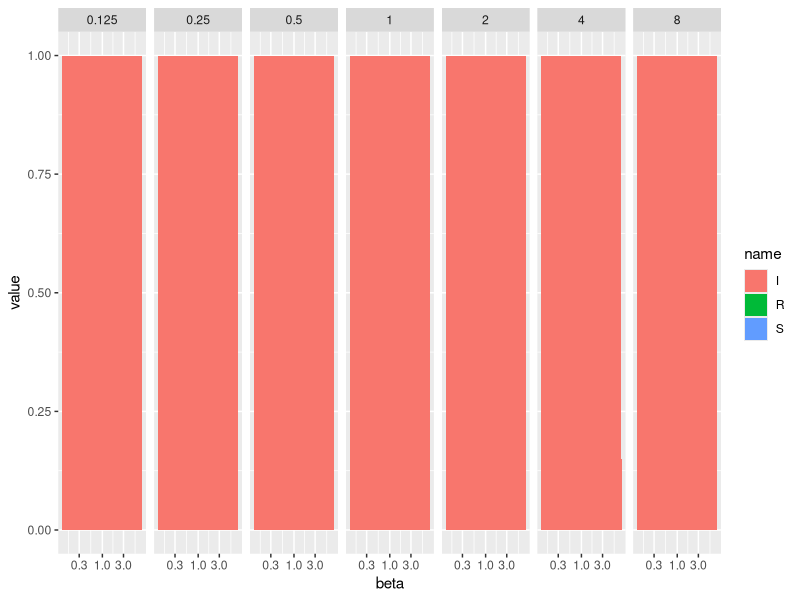
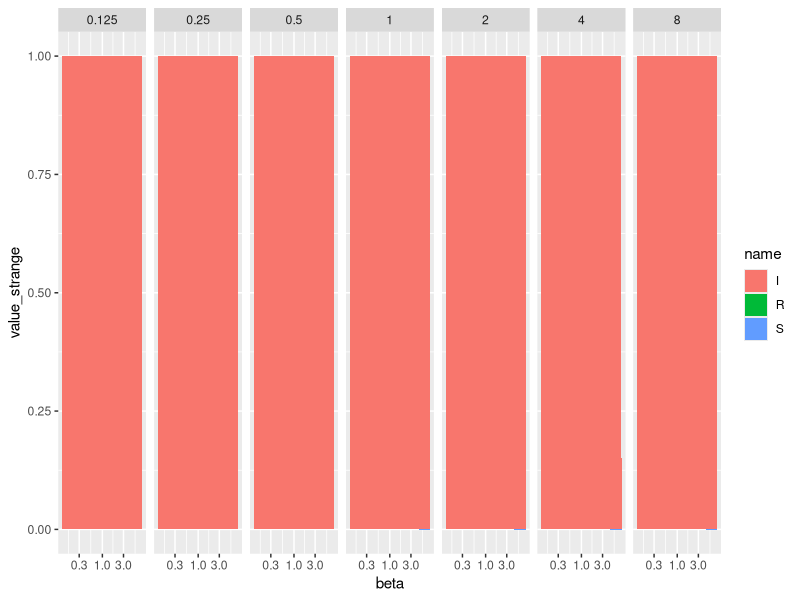
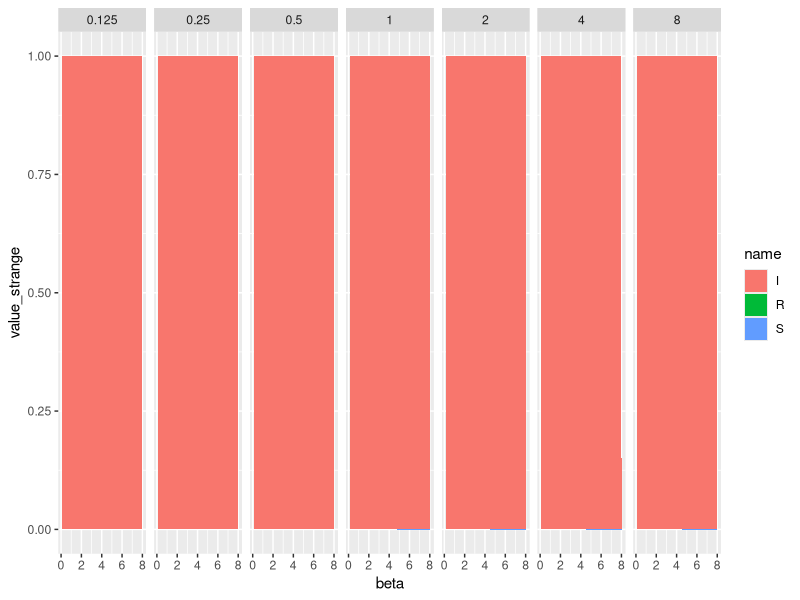
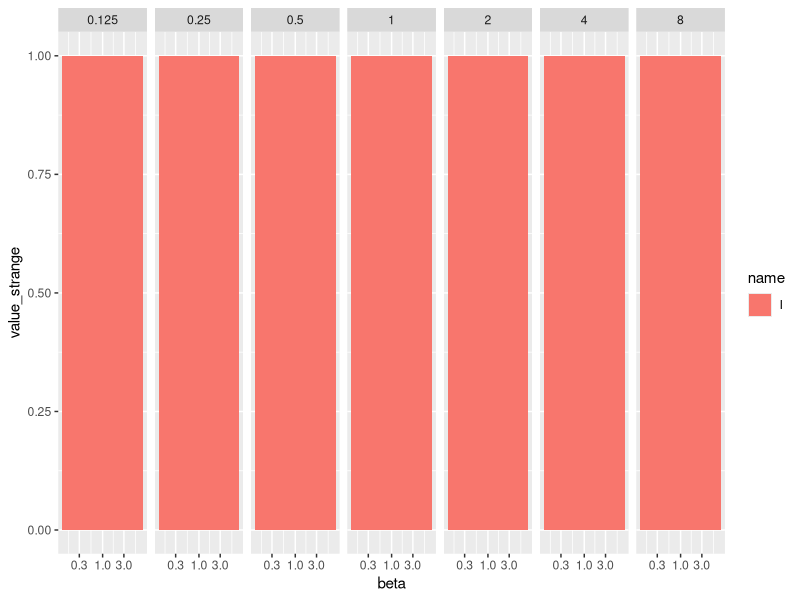
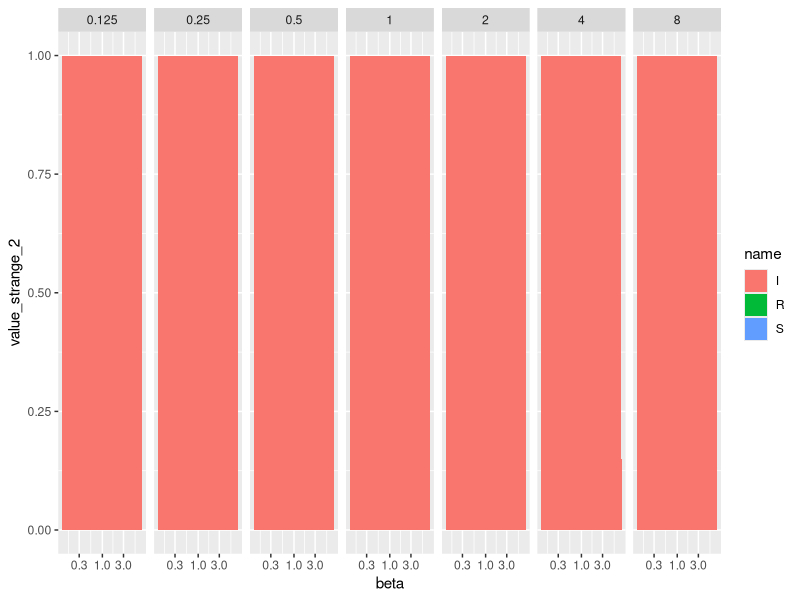

These figures' R source, in order:
## ---- chunk 1
library('tidyr')
library('tibble')
library('ggplot2')
library('dplyr')

grid_values <- 2^(-3:3)

strange_values <- c(-1.90819287770871e-06, -1.68820727726686e-20, 1.90820561104585e-06, 
                    -2.03934646947346e-11, -2.66724989539021e-44, 1.82186185543446e-11, 
                    -3.08642000845794e-14, -2.84079624478981e-68, 3.8017746773927e-20, 
                    -1.55431223447522e-14, -2.12106623568441e-87, -7.04031177308046e-34, 
                    1.99840144432528e-15, 6.92960775272386e-94, -2.17911262386235e-50, 
                    6.43929354282591e-15, 1.60655203590779e-101, -2.4149683145618e-74, 
                    4.2188474935756e-15, -1.63364987668272e-101, -8.43744249369279e-100, 
                    -1.9234795292089e-06, -1.40915667489693e-20, 1.92348291032148e-06, 
                    -7.86031240096463e-11, 5.94869638827445e-40, 1.70218514362265e-11, 
                    -6.21724893790088e-15, -5.32110095875999e-63, 3.9895815730536e-20, 
                    2.39808173319034e-14, -9.91626723546227e-86, -2.47375723122866e-33, 
                    -1.77635683940025e-15, 8.7576689576463e-93, -2.1712899716615e-50, 
                    9.54791801177635e-15, 2.7961387551394e-101, -2.62250706570328e-74, 
                    -6.43929354282591e-15, -5.36337882495689e-101, -1.65540646490924e-99, 
                    -1.95935441282824e-06, -4.13414429145914e-22, 1.9595249500527e-06, 
                    -1.99651406518342e-11, 4.01993294485079e-37, 1.71444629227149e-11, 
                    2.31215047108435e-12, -5.46064224913782e-66, 6.44847728373308e-20, 
                    5.40456568387526e-13, 5.30352631285166e-83, 3.81832474229875e-33, 
                    -1.80966353013901e-14, -9.72418279929888e-94, -2.08007912888974e-51, 
                    -1.33226762955019e-14, 3.23934484578975e-100, -2.61033780134937e-74, 
                    6.88338275267597e-15, -1.29762567303952e-99, -2.07383582042798e-98, 
                    -2.01803061317118e-06, 3.3691909504469e-20, 2.01799435665222e-06, 
                    -1.83731918568242e-11, 7.21526941571507e-42, 1.72812031885596e-11, 
                    1.40298883621881e-11, 2.61529894687986e-38, 2.597261897857e-20, 
                    3.95239396766556e-14, -1.83777217239233e-53, 1.74710015191643e-33, 
                    -2.1316282072803e-14, 3.26611237858842e-68, -1.19804995812909e-51, 
                    -1.58761892521397e-14, 6.58410560104933e-90, -2.50682775406401e-74, 
                    2.46469511466785e-14, -1.08556164510476e-96, -8.68448004693709e-96, 
                    -2.14979959756167e-06, 4.65632478870001e-17, 2.14994451996064e-06, 
                    -2.15127915481617e-11, -5.03897310277035e-29, 2.37451670641299e-11, 
                    -7.30294713591206e-11, -6.74709311307118e-38, 4.03149402823541e-20, 
                    8.21565038222616e-14, 4.6575341905728e-50, -1.71156811032874e-33, 
                    -1.32116539930394e-14, 9.41355218246985e-67, -5.35957793195957e-51, 
                    7.99360577730113e-15, 8.43929875779189e-89, -2.9418326640071e-74, 
                    1.48769885299771e-14, -2.81028796325013e-90, -1.12411483527064e-89, 
                    -2.42728809329851e-06, -8.05503632048299e-18, 2.42718074969143e-06, 
                    5.7643223527748e-11, -5.67417009881705e-30, 2.18227445666839e-11, 
                    4.88498130835069e-15, 5.74369923731793e-37, 5.93253926283155e-20, 
                    -5.36681810103801e-13, 7.68115012003888e-48, 2.12048592220925e-31, 
                    1.43107747874183e-12, -5.9458568180203e-64, 3.32402936140172e-48, 
                    -8.88178419700125e-16, -1.75086766216852e-75, -3.32876019974183e-73, 
                    6.43929354282591e-15, -1.00992378651113e-74, -2.01984753722959e-74, 
                    -2.90572647954068e-06, -7.77642264438329e-10, 2.90649964611508e-06, 
                    9.09130548620851e-11, -3.52178085798882e-12, -8.73905452509179e-11, 
                    -1.03369389016228e-05, 6.07960561736676e-07, 9.72897833978829e-06, 
                    -0.00081769791399311, 9.032308610189e-05, 0.000727374827890998, 
                    -0.0011992740379827, 0.000238928931343064, 0.000960345106639307, 
                    -0.00123663646030969, 0.000411530217922524, 0.000825106242386583, 
                    -0.00124466009860591, 0.000621942028670438, 0.000622718069935415
)
my_tib <- expand_grid(beta = grid_values, lambda = grid_values, name = c('S', 'I', 'R'))
my_tib$value <- 0
my_tib$value[my_tib$name == 'I'] <- 1
my_tib$value_strange <- my_tib$value + strange_values


# expected behavior:
my_tib %>%
  ggplot(aes(x = beta, y = value, fill = name)) + geom_area() + facet_grid(cols = vars(lambda)) + scale_x_continuous(trans = 'log10')

# strange behavior when adding these really small, strange (?) numbers:
my_tib %>%
  ggplot(aes(x = beta, y = value_strange, fill = name)) + geom_area() + facet_grid(cols = vars(lambda)) + scale_x_continuous(trans = 'log10')

# expected behavior when x axis is not on log-scale
my_tib %>%
  ggplot(aes(x = beta, y = value_strange, fill = name)) + geom_area() + facet_grid(cols = vars(lambda))

# expected behavior when only the 1's are plotted and the 0's are omitted
my_tib %>% filter(name == 'I') %>%
  ggplot(aes(x = beta, y = value_strange, fill = name)) + geom_area() + facet_grid(cols = vars(lambda)) + scale_x_continuous(trans = 'log10')

# can't reproduce strange behavior with random numbers - what makes the other numbers so strange that `geom_area` produces weird results?
set.seed(1)
my_tib$value_strange_2 <- my_tib$value + runif(nrow(my_tib), -1e-10, 1e-10)
my_tib %>%
  ggplot(aes(x = beta, y = value_strange_2, fill = name)) + geom_area() + facet_grid(cols = vars(lambda)) + scale_x_continuous(trans = 'log10')

sessionInfo()
